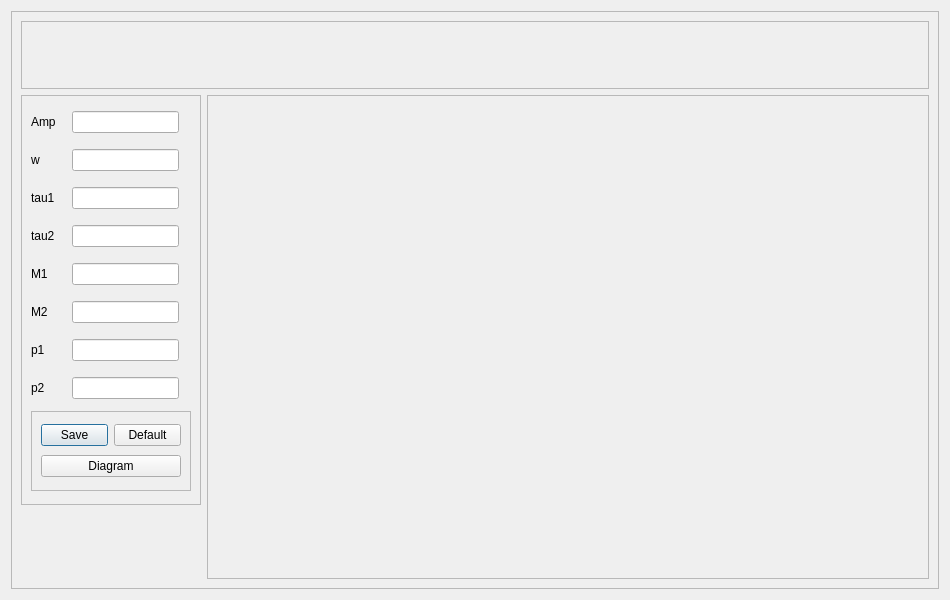
<?xml version="1.0" encoding="UTF-8"?>
<ui version="4.0">
 <class>SignalConfWindown</class>
 <widget class="QDialog" name="SignalConfWindown">
  <property name="geometry">
   <rect>
    <x>0</x>
    <y>0</y>
    <width>950</width>
    <height>600</height>
   </rect>
  </property>
  <property name="minimumSize">
   <size>
    <width>950</width>
    <height>600</height>
   </size>
  </property>
  <property name="windowTitle">
   <string>Transmitter signal</string>
  </property>
  <layout class="QGridLayout" name="gridLayout">
   <item row="1" column="0">
    <widget class="QFrame" name="frame_2">
     <property name="minimumSize">
      <size>
       <width>0</width>
       <height>500</height>
      </size>
     </property>
     <property name="frameShape">
      <enum>QFrame::StyledPanel</enum>
     </property>
     <property name="frameShadow">
      <enum>QFrame::Raised</enum>
     </property>
     <layout class="QGridLayout" name="gridLayout_3">
      <item row="0" column="0">
       <layout class="QGridLayout" name="gridLayout_2">
        <item row="1" column="1" rowspan="2">
         <widget class="QFrame" name="frame_4">
          <property name="minimumSize">
           <size>
            <width>515</width>
            <height>480</height>
           </size>
          </property>
          <property name="frameShape">
           <enum>QFrame::StyledPanel</enum>
          </property>
          <property name="frameShadow">
           <enum>QFrame::Raised</enum>
          </property>
          <layout class="QGridLayout" name="gridLayout_7">
           <item row="0" column="0">
            <widget class="QCustomPlot" name="plotWindow" native="true"/>
           </item>
          </layout>
         </widget>
        </item>
        <item row="0" column="0" colspan="2">
         <widget class="QFrame" name="frame">
          <property name="minimumSize">
           <size>
            <width>515</width>
            <height>60</height>
           </size>
          </property>
          <property name="frameShape">
           <enum>QFrame::StyledPanel</enum>
          </property>
          <property name="frameShadow">
           <enum>QFrame::Raised</enum>
          </property>
          <layout class="QGridLayout" name="gridLayout_4">
           <item row="0" column="0">
            <widget class="QLabel" name="formula">
             <property name="text">
              <string/>
             </property>
            </widget>
           </item>
          </layout>
         </widget>
        </item>
        <item row="1" column="0">
         <widget class="QFrame" name="frame_5">
          <property name="minimumSize">
           <size>
            <width>0</width>
            <height>410</height>
           </size>
          </property>
          <property name="maximumSize">
           <size>
            <width>180</width>
            <height>450</height>
           </size>
          </property>
          <property name="frameShape">
           <enum>QFrame::StyledPanel</enum>
          </property>
          <property name="frameShadow">
           <enum>QFrame::Raised</enum>
          </property>
          <layout class="QGridLayout" name="gridLayout_6">
           <item row="1" column="0">
            <widget class="QLabel" name="label_2">
             <property name="minimumSize">
              <size>
               <width>35</width>
               <height>30</height>
              </size>
             </property>
             <property name="maximumSize">
              <size>
               <width>35</width>
               <height>30</height>
              </size>
             </property>
             <property name="text">
              <string>w</string>
             </property>
            </widget>
           </item>
           <item row="0" column="1">
            <widget class="QLineEdit" name="AmpLine"/>
           </item>
           <item row="6" column="0">
            <widget class="QLabel" name="label_7">
             <property name="minimumSize">
              <size>
               <width>35</width>
               <height>30</height>
              </size>
             </property>
             <property name="maximumSize">
              <size>
               <width>35</width>
               <height>30</height>
              </size>
             </property>
             <property name="text">
              <string>p1</string>
             </property>
            </widget>
           </item>
           <item row="3" column="1">
            <widget class="QLineEdit" name="tau2Line"/>
           </item>
           <item row="2" column="0">
            <widget class="QLabel" name="label_3">
             <property name="minimumSize">
              <size>
               <width>35</width>
               <height>30</height>
              </size>
             </property>
             <property name="maximumSize">
              <size>
               <width>35</width>
               <height>30</height>
              </size>
             </property>
             <property name="text">
              <string>tau1</string>
             </property>
            </widget>
           </item>
           <item row="0" column="0">
            <widget class="QLabel" name="label">
             <property name="minimumSize">
              <size>
               <width>35</width>
               <height>30</height>
              </size>
             </property>
             <property name="maximumSize">
              <size>
               <width>35</width>
               <height>30</height>
              </size>
             </property>
             <property name="text">
              <string>Amp</string>
             </property>
            </widget>
           </item>
           <item row="1" column="1">
            <widget class="QLineEdit" name="wLine"/>
           </item>
           <item row="4" column="1">
            <widget class="QLineEdit" name="M1Line"/>
           </item>
           <item row="3" column="0">
            <widget class="QLabel" name="label_4">
             <property name="minimumSize">
              <size>
               <width>35</width>
               <height>30</height>
              </size>
             </property>
             <property name="maximumSize">
              <size>
               <width>35</width>
               <height>30</height>
              </size>
             </property>
             <property name="text">
              <string>tau2</string>
             </property>
            </widget>
           </item>
           <item row="7" column="0">
            <widget class="QLabel" name="label_8">
             <property name="minimumSize">
              <size>
               <width>35</width>
               <height>30</height>
              </size>
             </property>
             <property name="maximumSize">
              <size>
               <width>35</width>
               <height>30</height>
              </size>
             </property>
             <property name="text">
              <string>p2</string>
             </property>
            </widget>
           </item>
           <item row="6" column="1">
            <widget class="QLineEdit" name="p1Line"/>
           </item>
           <item row="5" column="0">
            <widget class="QLabel" name="label_6">
             <property name="minimumSize">
              <size>
               <width>35</width>
               <height>30</height>
              </size>
             </property>
             <property name="maximumSize">
              <size>
               <width>35</width>
               <height>30</height>
              </size>
             </property>
             <property name="text">
              <string>M2</string>
             </property>
            </widget>
           </item>
           <item row="7" column="1">
            <widget class="QLineEdit" name="p2Line"/>
           </item>
           <item row="5" column="1">
            <widget class="QLineEdit" name="M2Line"/>
           </item>
           <item row="8" column="0" colspan="4">
            <widget class="QFrame" name="frame_6">
             <property name="maximumSize">
              <size>
               <width>180</width>
               <height>80</height>
              </size>
             </property>
             <property name="frameShape">
              <enum>QFrame::StyledPanel</enum>
             </property>
             <property name="frameShadow">
              <enum>QFrame::Raised</enum>
             </property>
             <property name="lineWidth">
              <number>0</number>
             </property>
             <layout class="QGridLayout" name="gridLayout_5">
              <item row="0" column="0">
               <widget class="QPushButton" name="saveButton">
                <property name="text">
                 <string>Save</string>
                </property>
               </widget>
              </item>
              <item row="0" column="1">
               <widget class="QPushButton" name="defaultButton">
                <property name="text">
                 <string>Default</string>
                </property>
               </widget>
              </item>
              <item row="1" column="0" colspan="2">
               <widget class="QPushButton" name="pushButton">
                <property name="text">
                 <string>Diagram</string>
                </property>
               </widget>
              </item>
             </layout>
            </widget>
           </item>
           <item row="4" column="0">
            <widget class="QLabel" name="label_5">
             <property name="minimumSize">
              <size>
               <width>35</width>
               <height>30</height>
              </size>
             </property>
             <property name="maximumSize">
              <size>
               <width>35</width>
               <height>30</height>
              </size>
             </property>
             <property name="text">
              <string>M1</string>
             </property>
            </widget>
           </item>
           <item row="2" column="1">
            <widget class="QLineEdit" name="tau1Line"/>
           </item>
          </layout>
         </widget>
        </item>
       </layout>
      </item>
     </layout>
    </widget>
   </item>
  </layout>
 </widget>
 <customwidgets>
  <customwidget>
   <class>QCustomPlot</class>
   <extends>QWidget</extends>
   <header>qcustomplot/qcustomplot.h</header>
   <container>1</container>
  </customwidget>
 </customwidgets>
 <resources/>
 <connections/>
</ui>
